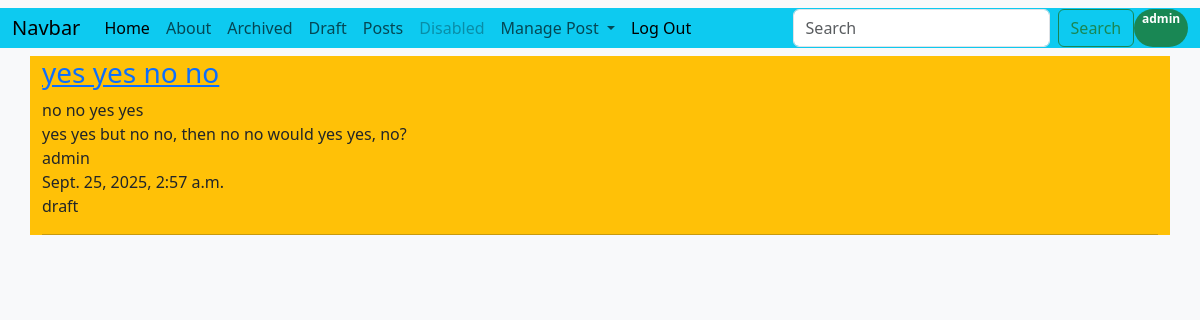
The app's page /posts/list-draft/ (signed in) with its own data.
### posts/models.py (models this page shows, shortened)
class Post(models.Model):
    title = models.CharField(max_length=128)
    subtitle = models.CharField(max_length=256)
    body = models.TextField()
    author = models.ForeignKey(
        get_user_model(),
        on_delete=models.CASCADE
    )
    created_on = models.DateTimeField(auto_now_add=True)
    status = models.ForeignKey(
        Status,
        on_delete=models.CASCADE
    )
    def __str__(self):
        return self.title

class Status(models.Model):
    name = models.CharField(max_length=128, unique=True)
    description = models.CharField(max_length=256, help_text="Write a description abou the status")
    def __str__(self):
        return self.name

### posts/views.py (the view)
# urls.py: path('list-draft/', PostDraftListView.as_view(), name='posts_draft'),
class PostDraftListView(ListView, LoginRequiredMixin):
    template_name = "posts/list-draft.html"
    context_object_name = "drafts"
    status = Status.objects.get(name="draft")
    queryset = Post.objects.filter(status=status).order_by("created_on").reverse()
    def get_context_data(self, **kwargs):
        context = super().get_context_data(**kwargs)
        draft_posts = context['drafts'].filter(author=self.request.user)
        context['drafts'] = draft_posts
        print(draft_posts)
        print(context)
        return context

### templates/posts/list-draft.html (shortened to what this page needs)
{% extends 'base.html' %}
{% block content %}
    <div class="bg-warning container">
        {% for item in drafts %}
        <div class="h3"><a href="{% url 'post_detail' item.id %}">{{ item.title }}</a></div>
        <div>{{ item.subtitle }} </div>
        <div>{{ item.body }} </div>
        <div>{{ item.author }} </div>
        <div>{{ item.created_on }} </div>
        <div>{{ item.status }} </div>
        <hr />
        {% endfor %}
    </div>
{% endblock content %}

### templates/navbar.html (shortened to what this page needs)
<nav class="navbar navbar-expand-lg bg-body-tertiary">
  <div class="container-fluid bg-info">
    <a class="navbar-brand" href="{% url 'home' %}">Navbar</a>
    <div class="collapse navbar-collapse" id="navbarSupportedContent">
      <ul class="navbar-nav me-auto mb-2 mb-lg-0">
        <li class="nav-item">
          <a class="nav-link active" aria-current="page" href="{% url 'home' %}">Home</a>
        </li>
        <li class="nav-item">
          <a class="nav-link" href="{% url 'about' %}">About</a>
        </li>
        {% if user.is_authenticated %}
         <li class="nav-item">
          <a class="nav-link" href="{% url 'posts_archived' %}">Archived</a>
        </li>
         <li class="nav-item">
          <a class="nav-link" href="{% url 'posts_draft' %}">Draft</a>
        </li>
         <li class="nav-item">
          <a class="nav-link" href="{% url 'posts' %}">Posts</a>
        </li>
        {% endif %}
        <li class="nav-item">
          <a class="nav-link disabled" aria-disabled="true">Disabled</a>
        </li>
        {% if user.is_authenticated %}
        <li class="nav-item dropdown">
          <a class="nav-link dropdown-toggle" href="#" role="button" data-bs-toggle="dropdown" aria-expanded="false">
            Manage Post
          </a>
        </li>
        <li class="nav-item">
        <form method="post" action="{% url 'logout' %}">
          <input type="submit" value="Log Out" class="nav-link active">
        </form>
        </li>
        {% endif %}
      </ul>
      {% if user.is_authenticated %}
      <form class="d-flex" role="search">
        <input class="form-control me-2" type="search" placeholder="Search" aria-label="Search"/>
        <button class="btn btn-outline-success" type="submit">Search</button>
        <span class="badge rounded-pill text-bg-success">{{ user }}</span>
      {% endif %}
      </form>
    </div>
  </div>
</nav>

### static/css/home.css (style rules this page uses)
body { background-color: rgb(205, 230, 253); }
.container { background-color: rgb(185, 239, 239); }

### records on screen
Post: title "yes yes no no", subtitle "no no yes yes", body "yes yes but no no, then no no would yes yes, no?", author "admin", created_on "Sept. 25, 2025, 2:57 a.m.", status "draft"

### other values on screen
{{ user }} "admin"
